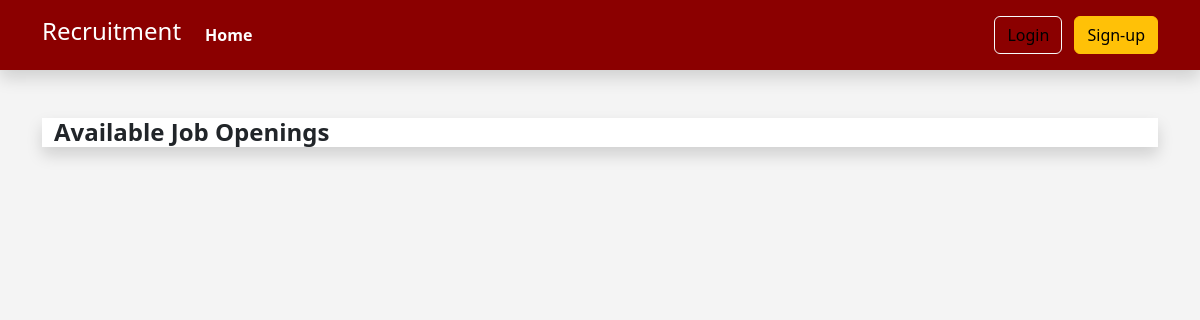
Before: / with the older database file.
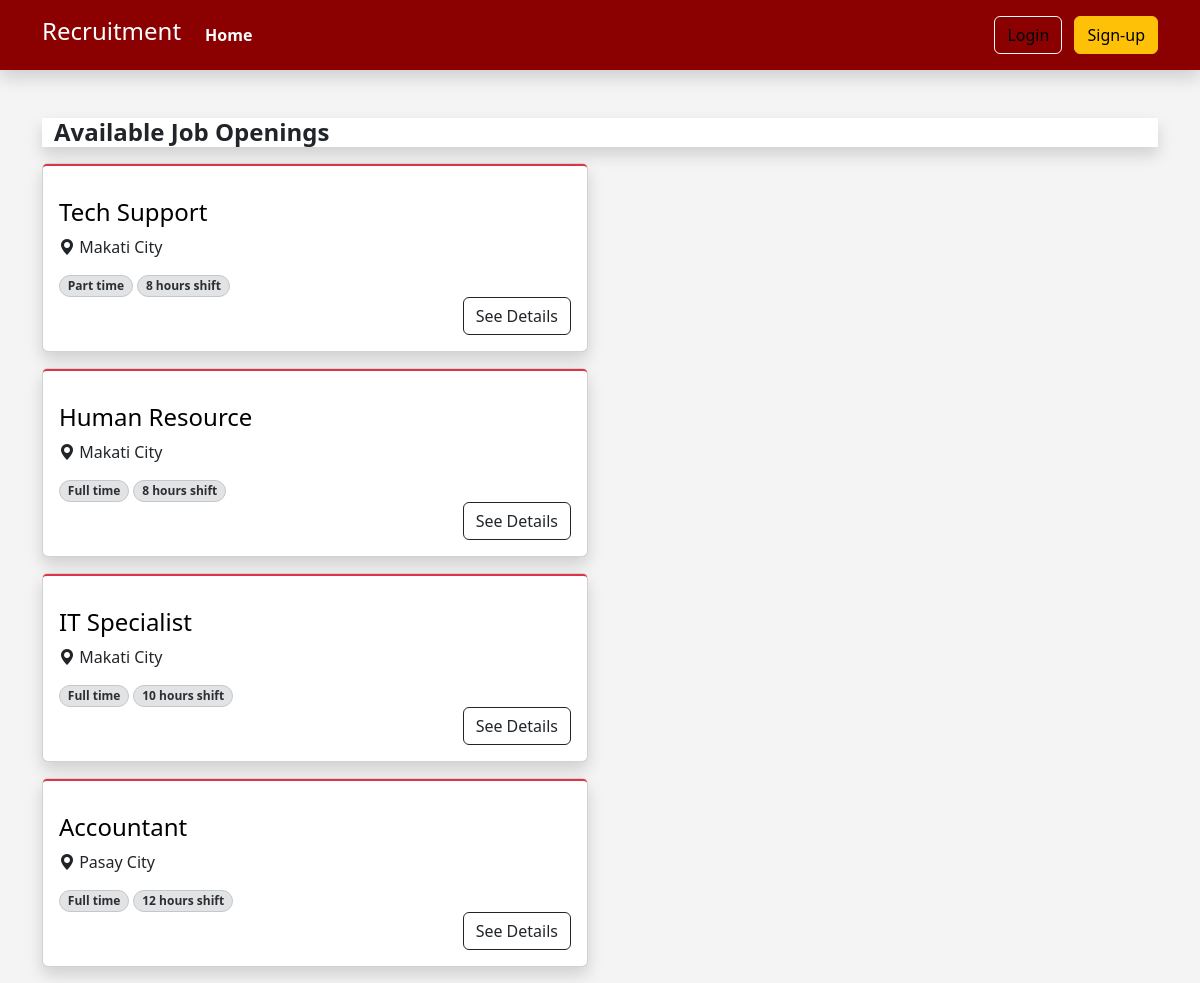
After: the same page with the newer database file.
### tables this page shows
CREATE TABLE `jobs` (
  `id` int(12) NOT NULL,
  `job_name` varchar(255) NOT NULL,
  `salary` int(12) NOT NULL,
  `job_type` varchar(255) NOT NULL,
  `shift_and_schedule` varchar(255) NOT NULL,
  `location` varchar(255) NOT NULL,
  `job_description` text NOT NULL,
  `benefits` text NOT NULL
);

### index.php (the view, shortened to what this page needs)
<?php
include("dbconn.php");
include("header.php");
$query = "SELECT * FROM jobs";
$result = mysqli_query($conn, $query);
?>
<!DOCTYPE html>
<html lang="en">
<head>
</head>
<body style="background-color: #F4F4F4; ">
    <div class="container">
        <div class="container-fluid bg-white shadow mb-3 mt-5">
            <h4 class=" mt-1 mb-1 fw-bold">Available Job Openings</h4>
        </div>
        <div class="row">
            <div class="col-sm-12 col-md-6 ">
                <?php
                while ($row = mysqli_fetch_assoc($result)) {
                    ?>
                    <div class="card shadow mb-3 ">
                        <div class="card-body rounded-1 border-2 border-top border-danger">
                            <a href="javascript:void(0)" onclick="showDetails(<?php echo $row['id'] ?>)"
                                class="text-decoration-none">
                                <h4 class="text-black mt-3">
                                    <?php echo $row['job_name']; ?>
                                </h4>
                            </a>
                            <div class="row">
                                <div class="col">
                                    <i class="bi bi-geo-alt-fill"></i><span>
                                        <?php echo $row['location']; ?>
                                    </span>
                                </div>
                            </div>
                            <div class="row">
                                <div class="col">
                                    <span
                                        class="badge bg-secondary-subtle border border-secondary-subtle text-secondary-emphasis rounded-pill mt-3">
                                        <?php echo $row['job_type']; ?>
                                    </span>
                                    <span
                                        class="badge bg-secondary-subtle border border-secondary-subtle text-secondary-emphasis rounded-pill mt-3">
                                        <?php echo $row['shift_and_schedule']; ?>
                                    </span>
                                </div>
                            </div>
                            <div class="row">
                                <div class="col d-flex justify-content-end">
                                    <button class="btn btn-outline-dark" onclick="showDetails(<?php echo $row['id'] ?>)">
                                        See Details
                                    </button>
                                </div>
                            </div>
                        </div>
                    </div>
                    <?php
                }
                ?>
            </div>
        </div>
    </div>
</body>
</html>

### header.php (shortened to what this page needs)
<html lang="en">
<head>
    <link href="https://cdn.jsdelivr.net/npm/bootstrap@5.3.3/dist/css/bootstrap.min.css" rel="stylesheet"
>
    <link href="https://cdn.jsdelivr.net/npm/bootstrap-icons@1.7.0/font/bootstrap-icons.css" rel="stylesheet">
    <link rel="stylesheet" href="style.css">
</head>
<body>
    <nav class="navbar navbar-expand-lg shadow" style="background-color: #8b0000; border-color: #8b0000;">
        <div class="container">
            <a href="/recruitment" class="navbar-brand text-white">
                <h4>Recruitment</h4>
            </a>
            <div class="collapse navbar-collapse justify-content-lg-start" id="navbarNav">
                <ul class="navbar-nav me-lg-auto mb-2 justify-content-center mb-md-0">
                    <li class="nav-item">
                        <a href="/recruitment"
                            class="nav-link <?php echo ($_SERVER['REQUEST_URI'] == '/recruitment' || $_SERVER['REQUEST_URI'] == '/recruitment/' || $_SERVER['REQUEST_URI'] == '/recruitment/index.php') ? 'text-white fw-bold' : 'text-secondary'; ?>">
                            Home
                        </a>
                    </li>
                </ul>
                <div class="navbar-text text-end">
                    <?php
                    if (isset($_SESSION["user_id"])) {
                        $user = $_SESSION["user_name"];
                        echo '
                            <div class="row">
                                <div class="col-sm-1 dropdown d-flex justify-content-start">
                                    <a href="#" class="d-block link-light text-decoration-none dropdown-toggle" id="dropdownUser2"
                                        data-bs-toggle="dropdown" aria-expanded="false">
                                        ' . $user . '
                                    </a>
                                    <ul class="dropdown-menu text-small shadow" aria-labelledby="dropdownUser2">
                                        <li><a class="dropdown-item" href="#"><i class="bi bi-person-circle"></i> Profile</a></li>
                                        <li>
                                            <hr class="dropdown-divider">
                                        </li>
                                        <li><a class="dropdown-item" href="/recruitment/logout.php"><i class="bi bi-box-arrow-right"></i> Sign out</i></a></li>
                                    </ul>
                                </div>
                            </div>
                        ';
                    } else {
                        echo '
                            <a href="login.php" class="btn btn-outline-light me-2">Login</a>
                            <a href="register.php" class="btn btn-warning">Sign-up</a>
                        ';
                    }
                    ?>
                </div>
            </div>
        </div>
    </nav>
</body>
</html>

Changed rows visible on the page:
added jobs: job_name "Tech Support", location "Makati City", job_type "Part time", shift_and_schedule "8 hours shift"
added jobs: job_name "Human Resource", location "Makati City", job_type "Full time", shift_and_schedule "8 hours shift"
added jobs: job_name "IT Specialist", location "Makati City", job_type "Full time", shift_and_schedule "10 hours shift"
added jobs: job_name "Accountant", location "Pasay City", job_type "Full time", shift_and_schedule "12 hours shift"
